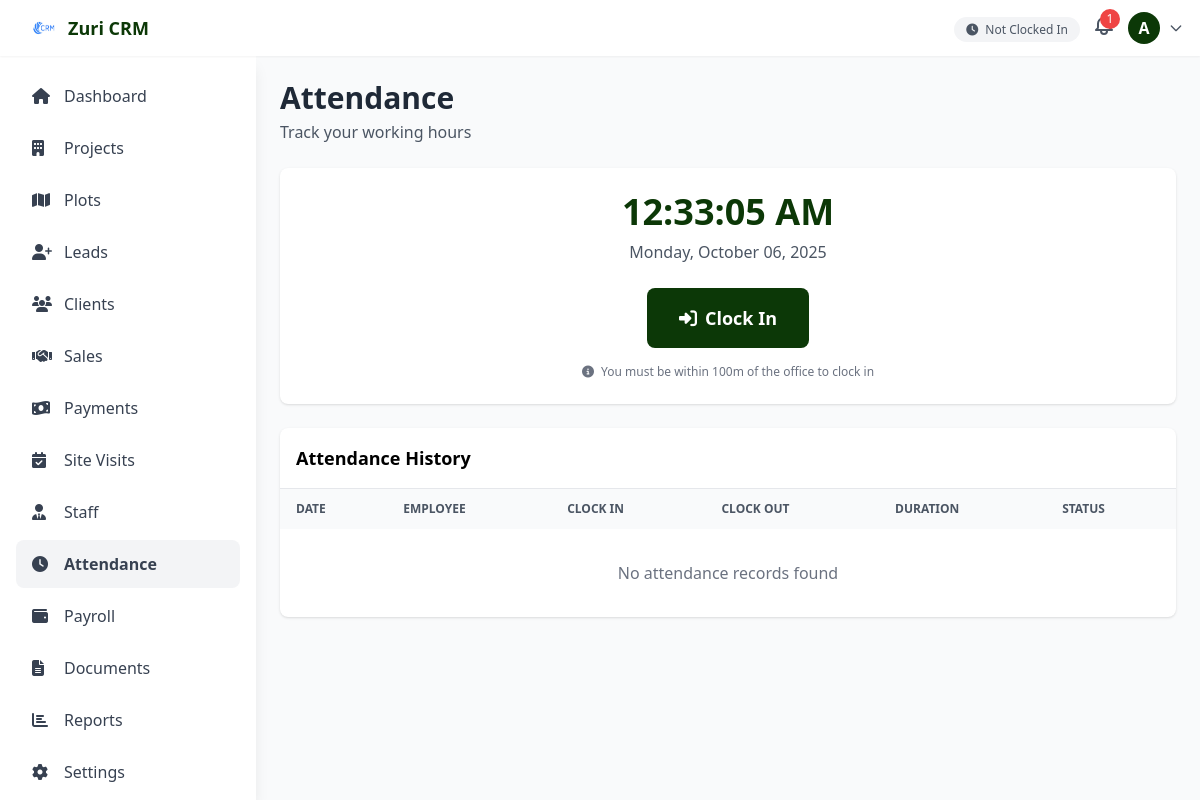
Screenshot of /attendance.php (signed in) with the database file from the repository.
### tables this page shows
CREATE TABLE `settings` (
  `id` int NOT NULL,
  `site_name` varchar(255) DEFAULT 'Zuri CRM',
  `primary_color` varchar(7) DEFAULT '#0C3807',
  `secondary_color` varchar(7) DEFAULT '#FF6B35',
  `contact_email` varchar(255) DEFAULT NULL,
  `contact_phone` varchar(20) DEFAULT NULL,
  `contact_address` text,
  `office_latitude` decimal(10,8) DEFAULT NULL,
  `office_longitude` decimal(11,8) DEFAULT NULL,
  `office_radius` int DEFAULT '100',
  `logo_path` varchar(255) DEFAULT '/logo.png',
  `updated_at` timestamp NOT NULL DEFAULT CURRENT_TIMESTAMP ON UPDATE CURRENT_TIMESTAMP
);

### config.php (called while the page is built, shortened)
<?php
try {
    $pdo = new PDO(
        "mysql:host=" . DB_HOST . ";dbname=" . DB_NAME . ";charset=utf8mb4",
        DB_USER,
        DB_PASS,
        [
            PDO::ATTR_ERRMODE => PDO::ERRMODE_EXCEPTION,
            PDO::ATTR_DEFAULT_FETCH_MODE => PDO::FETCH_ASSOC,
            PDO::ATTR_EMULATE_PREPARES => false,
        ]
    );
} catch (PDOException $e) {
    error_log("Database connection failed: " . $e->getMessage());
    die("System error. Please contact administrator.");
}
function isLoggedIn() {
    return isset($_SESSION['user_id']);
}
function getUserRole() {
    return $_SESSION['user_role'] ?? null;
}
function getUserName() {
    return $_SESSION['user_name'] ?? null;
}
function hasPermission($module, $action = 'view') {
    global $pdo;
    $role = getUserRole();
    $column = 'can_' . $action;
    $stmt = $pdo->prepare("SELECT $column FROM role_permissions WHERE role = ? AND module = ?");
    $stmt->execute([$role, $module]);
    $result = $stmt->fetch();
    return $result && $result[$column] == 1;
}
function sanitize($data) {
    return htmlspecialchars(trim($data), ENT_QUOTES, 'UTF-8');
}
function getSettings() {
    global $pdo;
    static $settings = null;
    if ($settings === null) {
        $stmt = $pdo->query("SELECT * FROM settings WHERE id = 1");
        $settings = $stmt->fetch();
    }
    return $settings;
}

### attendance.php (the view, shortened to what this page needs)
<?php
require_once 'config.php';
$userId = getUserId();
$userRole = getUserRole();
$settings = getSettings();
$stmt = $pdo->prepare("SELECT * FROM attendance WHERE user_id = ? AND DATE(clock_in) = CURDATE() AND clock_out IS NULL");
$stmt->execute([$userId]);
$currentAttendance = $stmt->fetch();
if (in_array($userRole, ['admin', 'manager', 'finance'])) {
    $stmt = $pdo->query("SELECT a.*, u.full_name, u.role
                         FROM attendance a
                         JOIN users u ON a.user_id = u.id
                         ORDER BY a.clock_in DESC
                         LIMIT 50");
    $attendanceRecords = $stmt->fetchAll();
}
include 'includes/header.php';
?>
<div class="p-4 md:p-6 pb-20 md:pb-6">
    <div class="mb-6">
        <h1 class="text-2xl md:text-3xl font-bold text-gray-800">Attendance</h1>
        <p class="text-gray-600 mt-1">Track your working hours</p>
    </div>
    <?php if (hasPermission('attendance', 'create')): ?>
    <div class="bg-white rounded-lg shadow p-6 mb-6">
        <div class="text-center">
            <div class="mb-6">
                <div id="currentTime" class="text-4xl font-bold text-primary mb-2"></div>
                <p class="text-gray-600"><?php echo date('l, F d, Y'); ?></p>
            </div>
            <?php if ($currentAttendance): ?>
                <div class="mb-6 p-4 bg-green-50 rounded-lg">
                    <p class="text-green-800 font-semibold mb-2">
                        <i class="fas fa-check-circle mr-2"></i>You are clocked in
                    </p>
                    <p class="text-sm text-gray-600">
                        Clock in time: <?php echo date('h:i A', strtotime($currentAttendance['clock_in'])); ?>
                    </p>
                </div>
                <form method="POST" id="clockOutForm">
                    <input type="hidden" name="action" value="clock_out">
                    <input type="hidden" name="latitude" id="clockOutLat">
                    <input type="hidden" name="longitude" id="clockOutLon">
                    <button type="button" onclick="clockOut()"
                            class="w-full md:w-auto px-8 py-4 bg-red-600 text-white rounded-lg text-lg font-semibold hover:bg-red-700 transition">
                        <i class="fas fa-sign-out-alt mr-2"></i>Clock Out
                    </button>
                </form>
            <?php else: ?>
                <form method="POST" id="clockInForm">
                    <button type="button" onclick="clockIn()"
                            class="w-full md:w-auto px-8 py-4 bg-primary text-white rounded-lg text-lg font-semibold hover:opacity-90 transition">
                        <i class="fas fa-sign-in-alt mr-2"></i>Clock In
                    </button>
                </form>
            <?php endif; ?>
            <p class="text-xs text-gray-500 mt-4">
                <i class="fas fa-info-circle mr-1"></i>
                <?php if ($settings['office_latitude']): ?>
                You must be within <?php echo $settings['office_radius']; ?>m of the office to clock in
                <?php else: ?>
                Location tracking is enabled
                <?php endif; ?>
            </p>
        </div>
    </div>
    <?php endif; ?>
    <div class="bg-white rounded-lg shadow overflow-hidden">
        <div class="p-4 border-b border-gray-200">
            <h2 class="text-lg font-bold">Attendance History</h2>
        </div>
        <div class="overflow-x-auto">
            <table class="w-full">
                <thead class="bg-gray-50">
                    <tr>
                        <th class="px-4 py-3 text-left text-xs font-semibold text-gray-600 uppercase">Date</th>
                        <?php if (in_array($userRole, ['admin', 'manager', 'finance'])): ?>
                        <th class="px-4 py-3 text-left text-xs font-semibold text-gray-600 uppercase">Employee</th>
                        <?php endif; ?>
                        <th class="px-4 py-3 text-left text-xs font-semibold text-gray-600 uppercase">Clock In</th>
                        <th class="px-4 py-3 text-left text-xs font-semibold text-gray-600 uppercase">Clock Out</th>
                        <th class="px-4 py-3 text-left text-xs font-semibold text-gray-600 uppercase">Duration</th>
                        <th class="px-4 py-3 text-left text-xs font-semibold text-gray-600 uppercase">Status</th>
                    </tr>
                </thead>
                <tbody class="divide-y divide-gray-200">
                    <?php if (empty($attendanceRecords)): ?>
                    <tr>
                        <td colspan="<?php echo in_array($userRole, ['admin', 'manager', 'finance']) ? '6' : '5'; ?>" class="px-4 py-8 text-center text-gray-500">
                            No attendance records found
                        </td>
                    </tr>
                    <?php endif; ?>
                </tbody>
            </table>
        </div>
    </div>
</div>

### includes/header.php (shortened to what this page needs)
<?php
$settings = getSettings();
$userRole = getUserRole();
$userName = getUserName();
$stmt = $pdo->prepare("SELECT COUNT(*) as count FROM notifications WHERE user_id = ? AND is_read = 0");
$stmt->execute([getUserId()]);
$unreadNotifications = $stmt->fetch()['count'];
$stmt = $pdo->prepare("SELECT * FROM attendance WHERE user_id = ? AND DATE(clock_in) = CURDATE() AND clock_out IS NULL");
$stmt->execute([getUserId()]);
$isClockedIn = $stmt->fetch();
?>
<!DOCTYPE html>
<html lang="en">
<head>
    <script src="https://cdn.tailwindcss.com"></script>
    <link rel="stylesheet" href="https://cdnjs.cloudflare.com/ajax/libs/font-awesome/6.4.0/css/all.min.css">
</head>
<body class="bg-gray-50">
    <header class="bg-white shadow-sm fixed top-0 left-0 right-0 z-40">
        <div class="flex items-center justify-between px-4 py-3">
            <div class="flex items-center space-x-3">
                <div class="flex items-center space-x-2">
                    <img src="<?php echo $settings['logo_path']; ?>" alt="Logo" class="h-8 w-8">
                    <span class="font-bold text-lg hidden sm:block" style="color: var(--primary-color);">
                        <?php echo sanitize($settings['site_name']); ?>
                    </span>
                </div>
            </div>
            <div class="flex items-center space-x-3">
                <?php if (hasPermission('attendance', 'create')): ?>
                <div class="hidden sm:block">
                    <?php if ($isClockedIn): ?>
                        <span class="text-xs px-3 py-1 rounded-full bg-green-100 text-green-800 font-semibold">
                            <i class="fas fa-clock mr-1"></i> Clocked In
                        </span>
                    <?php else: ?>
                        <span class="text-xs px-3 py-1 rounded-full bg-gray-100 text-gray-600">
                            <i class="fas fa-clock mr-1"></i> Not Clocked In
                        </span>
                    <?php endif; ?>
                </div>
                <?php endif; ?>
                <div class="relative notification-container">
                    <button onclick="toggleNotifications(event)" class="relative text-gray-600 hover:text-gray-900">
                        <?php if ($unreadNotifications > 0): ?>
                            <span class="absolute -top-1 -right-1 bg-red-500 text-white text-xs rounded-full h-5 w-5 flex items-center justify-center">
                                <?php echo $unreadNotifications > 9 ? '9+' : $unreadNotifications; ?>
                            </span>
                        <?php endif; ?>
                    </button>
                </div>
                <div class="relative user-container">
                    <button onclick="toggleUserMenu(event)" class="flex items-center space-x-2">
                        <div class="w-8 h-8 rounded-full bg-primary text-white flex items-center justify-center font-semibold">
                            <?php echo strtoupper(substr($userName, 0, 1)); ?>
                        </div>
                        <svg class="w-4 h-4 text-gray-600 hidden sm:block" fill="none" stroke="currentColor" viewBox="0 0 24 24">
                            <path stroke-linecap="round" stroke-linejoin="round" stroke-width="2" d="M19 9l-7 7-7-7"></path>
                        </svg>
                    </button>
                </div>
            </div>
        </div>
    </header>
    <aside id="sidebar" class="sidebar fixed left-0 top-14 bottom-0 w-64 bg-white shadow-lg z-30 md:top-14 overflow-y-auto">
        <nav class="p-4 space-y-1">
            <a href="/dashboard.php" class="flex items-center space-x-3 px-4 py-3 rounded-lg text-gray-700 hover:bg-gray-100 <?php echo basename($_SERVER['PHP_SELF']) == 'dashboard.php' ? 'bg-gray-100 font-semibold' : ''; ?>">
                <i class="fas fa-home w-5"></i>
                <span>Dashboard</span>
            </a>
            <?php if (hasPermission('projects', 'view')): ?>
            <a href="/projects.php" class="flex items-center space-x-3 px-4 py-3 rounded-lg text-gray-700 hover:bg-gray-100 <?php echo basename($_SERVER['PHP_SELF']) == 'projects.php' ? 'bg-gray-100 font-semibold' : ''; ?>">
                <i class="fas fa-building w-5"></i>
                <span>Projects</span>
            </a>
            <?php endif; ?>
            <?php if (hasPermission('plots', 'view')): ?>
            <a href="/plots.php" class="flex items-center space-x-3 px-4 py-3 rounded-lg text-gray-700 hover:bg-gray-100 <?php echo basename($_SERVER['PHP_SELF']) == 'plots.php' ? 'bg-gray-100 font-semibold' : ''; ?>">
                <i class="fas fa-map w-5"></i>
                <span>Plots</span>
            </a>
            <?php endif; ?>
            <?php if (hasPermission('leads', 'view')): ?>
            <a href="/leads.php" class="flex items-center space-x-3 px-4 py-3 rounded-lg text-gray-700 hover:bg-gray-100 <?php echo basename($_SERVER['PHP_SELF']) == 'leads.php' ? 'bg-gray-100 font-semibold' : ''; ?>">
                <i class="fas fa-user-plus w-5"></i>
                <span>Leads</span>
            </a>
            <?php endif; ?>
            <?php if (hasPermission('clients', 'view')): ?>
            <a href="/clients.php" class="flex items-center space-x-3 px-4 py-3 rounded-lg text-gray-700 hover:bg-gray-100 <?php echo basename($_SERVER['PHP_SELF']) == 'clients.php' ? 'bg-gray-100 font-semibold' : ''; ?>">
                <i class="fas fa-users w-5"></i>
                <span>Clients</span>
            </a>
            <?php endif; ?>
            <?php if (hasPermission('sales', 'view')): ?>
            <a href="/sales.php" class="flex items-center space-x-3 px-4 py-3 rounded-lg text-gray-700 hover:bg-gray-100 <?php echo basename($_SERVER['PHP_SELF']) == 'sales.php' ? 'bg-gray-100 font-semibold' : ''; ?>">
                <i class="fas fa-handshake w-5"></i>
                <span>Sales</span>
            </a>
            <?php endif; ?>
            <?php if (hasPermission('payments', 'view')): ?>
            <a href="/payments.php" class="flex items-center space-x-3 px-4 py-3 rounded-lg text-gray-700 hover:bg-gray-100 <?php echo basename($_SERVER['PHP_SELF']) == 'payments.php' ? 'bg-gray-100 font-semibold' : ''; ?>">
                <i class="fas fa-money-bill-wave w-5"></i>
                <span>Payments</span>
            </a>
            <?php endif; ?>
            <?php if (hasPermission('site_visits', 'view')): ?>
            <a href="/site-visits.php" class="flex items-center space-x-3 px-4 py-3 rounded-lg text-gray-700 hover:bg-gray-100 <?php echo basename($_SERVER['PHP_SELF']) == 'site-visits.php' ? 'bg-gray-100 font-semibold' : ''; ?>">
                <i class="fas fa-calendar-check w-5"></i>
                <span>Site Visits</span>
            </a>
            <?php endif; ?>
            <?php if (hasPermission('users', 'view')): ?>
            <a href="/users.php" class="flex items-center space-x-3 px-4 py-3 rounded-lg text-gray-700 hover:bg-gray-100 <?php echo basename($_SERVER['PHP_SELF']) == 'users.php' ? 'bg-gray-100 font-semibold' : ''; ?>">
                <i class="fas fa-user-tie w-5"></i>
                <span>Staff</span>
            </a>
            <?php endif; ?>
            <?php if (hasPermission('attendance', 'view')): ?>
            <a href="/attendance.php" class="flex items-center space-x-3 px-4 py-3 rounded-lg text-gray-700 hover:bg-gray-100 <?php echo basename($_SERVER['PHP_SELF']) == 'attendance.php' ? 'bg-gray-100 font-semibold' : ''; ?>">
                <i class="fas fa-clock w-5"></i>
                <span>Attendance</span>
            </a>
            <?php endif; ?>
            <?php if (hasPermission('payroll', 'view')): ?>
            <a href="/payroll.php" class="flex items-center space-x-3 px-4 py-3 rounded-lg text-gray-700 hover:bg-gray-100 <?php echo basename($_SERVER['PHP_SELF']) == 'payroll.php' ? 'bg-gray-100 font-semibold' : ''; ?>">
                <i class="fas fa-wallet w-5"></i>
                <span>Payroll</span>
            </a>
            <?php endif; ?>
            <?php if (hasPermission('documents', 'view')): ?>
            <a href="/documents.php" class="flex items-center space-x-3 px-4 py-3 rounded-lg text-gray-700 hover:bg-gray-100 <?php echo basename($_SERVER['PHP_SELF']) == 'documents.php' ? 'bg-gray-100 font-semibold' : ''; ?>">
                <i class="fas fa-file-alt w-5"></i>
                <span>Documents</span>
            </a>
            <?php endif; ?>
            <?php if (hasPermission('reports', 'view')): ?>
            <a href="/reports.php" class="flex items-center space-x-3 px-4 py-3 rounded-lg text-gray-700 hover:bg-gray-100 <?php echo basename($_SERVER['PHP_SELF']) == 'reports.php' ? 'bg-gray-100 font-semibold' : ''; ?>">
                <i class="fas fa-chart-bar w-5"></i>
                <span>Reports</span>
            </a>
            <?php endif; ?>
            <?php if (hasPermission('settings', 'view')): ?>
            <a href="/settings.php" class="flex items-center space-x-3 px-4 py-3 rounded-lg text-gray-700 hover:bg-gray-100 <?php echo basename($_SERVER['PHP_SELF']) == 'settings.php' ? 'bg-gray-100 font-semibold' : ''; ?>">
                <i class="fas fa-cog w-5"></i>
                <span>Settings</span>
            </a>
            <?php endif; ?>
        </nav>
    </aside>
    <main class="pt-14 md:ml-64">

### rows the page displays
settings: logo_path (picture), site_name "Zuri CRM", office_radius "100"

### other values shown
$unreadNotifications "1"
substr($userName, 0, 1) "A"
